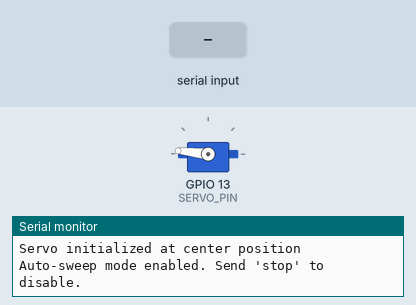
Simulated run of this sketch. Board: ESP32. Shown: servo, the last lines printed to the serial monitor. The inputs (shaded band) are chosen by the test bench.

Above: at 1.78 s.
1.8 s: "right\n" received over Serial
At 3.0 s:
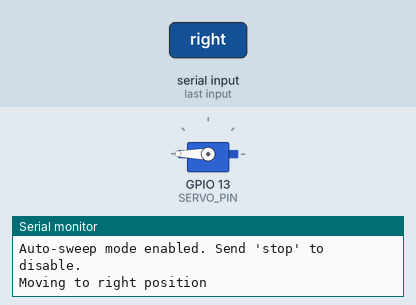
3.3 s: "left\n" received over Serial
At 3.76 s:
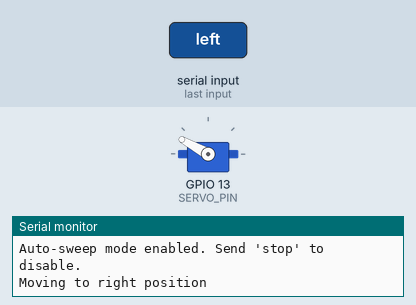
6.3 s: "center\n" received over Serial
At 8.2 s:
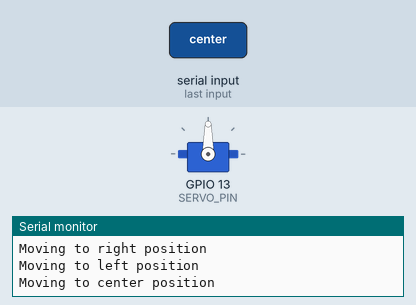
9.3 s: "shake\n" received over Serial
At 9.4 s:
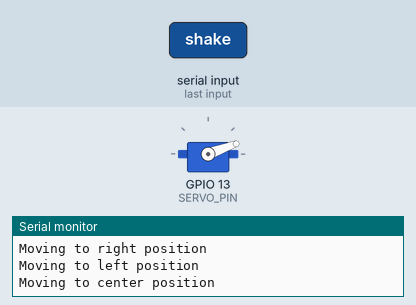
Timing chart, 0 to 12.3 s (numbered marks = the images above; inputs shaded):
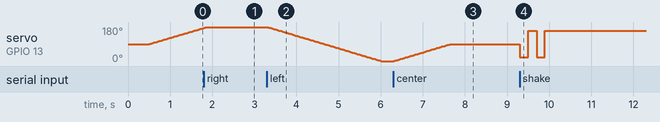

Measured:
- after the input at 1.8 s, servo on GPIO 13 (SERVO_PIN): goes on until 1.9 s, then stays 180°
- after the input at 3.3 s, servo on GPIO 13 (SERVO_PIN): moves from 180° to 0° over 2.7 s, starting at once
- after the input at 6.3 s, servo on GPIO 13 (SERVO_PIN): moves from 0° to 90° over 1.3 s, starting at once
- after the input at 9.3 s, servo on GPIO 13 (SERVO_PIN): alternates 160° for 0.20 s and 20° for 0.20 s, 4 changes in all, then stays 160°, starting at once

The sketch:

esp32_servo_test.ino
```cpp
/*******************************************************
 * ESP32 Servo Test
 *
 * A simple test to verify that the servo motor is working correctly
 * with your ESP32 before integrating with the EmoDeskBot.
 *
 * This sketch will:
 * 1. Sweep the servo from left to right and back continuously
 * 2. Allow control via Serial monitor (commands: left, right, center, shake)
 *
 * Hardware:
 * - Connect servo signal wire to GPIO 13 (can be changed below)
 * - Make sure servo is properly powered (5V and GND)
 *******************************************************/

#include <ESP32Servo.h>

// ----- Servo Settings -----
#define SERVO_PIN      13    // GPIO pin for servo control
#define SERVO_MIN_POS  0     // Minimum angle (left position)
#define SERVO_CENTER   90    // Center position
#define SERVO_MAX_POS  180   // Maximum angle (right position)
#define SERVO_MOVE_DELAY 15  // Delay between each degree of movement for smooth motion

// Create servo object
Servo headServo;

// Track current position
int currentPosition = SERVO_CENTER;

// Flag to control auto-sweep mode
bool autoSweepMode = true;

// Timing for smooth movements
unsigned long lastMoveTime = 0;
int sweepDirection = 1; // 1 = increasing angle, -1 = decreasing angle

void setup() {
  // Initialize serial for debugging and control
  Serial.begin(115200);
  delay(500);
  Serial.println("\n\nESP32 Servo Test");
  Serial.println("------------------");
  Serial.println("Commands: left, right, center, shake, sweep, stop");

  // Initialize servo
  ESP32PWM::allocateTimer(0);
  headServo.setPeriodHertz(50);    // Standard 50hz servo
  headServo.attach(SERVO_PIN, 500, 2400); // Attach to pin with min/max microsecond range

  // Center the servo at startup
  moveHeadTo(SERVO_CENTER);
  Serial.println("Servo initialized at center position");
  Serial.println("Auto-sweep mode enabled. Send 'stop' to disable.");
}

void loop() {
  // Check for serial commands
  if (Serial.available() > 0) {
    String command = Serial.readStringUntil('\n');
    command.trim();

    if (command == "left") {
      autoSweepMode = false;
      moveHeadLeft();
      Serial.println("Moving to left position");
    }
    else if (command == "right") {
      autoSweepMode = false;
      moveHeadRight();
      Serial.println("Moving to right position");
    }
    else if (command == "center") {
      autoSweepMode = false;
      moveHeadCenter();
      Serial.println("Moving to center position");
    }
    else if (command == "shake") {
      autoSweepMode = false;
      moveHeadLeftRight();
      Serial.println("Performing head shake");
    }
    else if (command == "sweep") {
      autoSweepMode = true;
      Serial.println("Auto-sweep mode enabled");
    }
    else if (command == "stop") {
      autoSweepMode = false;
      Serial.println("Auto-sweep mode disabled");
    }
    else {
      // Try to parse as a number for direct angle control
      int angle = command.toInt();
      if (angle >= 0 && angle <= 180) {
        autoSweepMode = false;
        moveHeadTo(angle);
        Serial.println("Moving to angle: " + String(angle));
      } else {
        Serial.println("Unknown command: " + command);
        Serial.println("Available commands: left, right, center, shake, sweep, stop, or a number 0-180");
      }
    }
  }

  // Auto-sweep mode (if enabled)
  if (autoSweepMode) {
    unsigned long currentTime = millis();
    if (currentTime - lastMoveTime >= SERVO_MOVE_DELAY) {
      lastMoveTime = currentTime;

      // Update position based on direction
      currentPosition += sweepDirection;

      // Check if we reached min/max and reverse direction
      if (currentPosition >= SERVO_MAX_POS) {
        currentPosition = SERVO_MAX_POS;
        sweepDirection = -1;
        Serial.println("Reversing direction at max");
      }
      else if (currentPosition <= SERVO_MIN_POS) {
        currentPosition = SERVO_MIN_POS;
        sweepDirection = 1;
        Serial.println("Reversing direction at min");
      }

      // Move servo to new position
      headServo.write(currentPosition);
    }
  }
}

// Move head to specific position smoothly
void moveHeadTo(int position) {
  // Constrain position to valid range
  position = constrain(position, SERVO_MIN_POS, SERVO_MAX_POS);

  // Move smoothly - step by step
  if (position > currentPosition) {
    // Moving right
    for (int pos = currentPosition; pos <= position; pos++) {
      headServo.write(pos);
      delay(SERVO_MOVE_DELAY);
    }
  } else if (position < currentPosition) {
    // Moving left
    for (int pos = currentPosition; pos >= position; pos--) {
      headServo.write(pos);
      delay(SERVO_MOVE_DELAY);
    }
  }

  // Update current position
  currentPosition = position;
}

// Move head to left position
void moveHeadLeft() {
  moveHeadTo(SERVO_MIN_POS);
}

// Move head to center position
void moveHeadCenter() {
  moveHeadTo(SERVO_CENTER);
}

// Move head to right position
void moveHeadRight() {
  moveHeadTo(SERVO_MAX_POS);
}

// Head shake animation (left-right-center)
void moveHeadLeftRight() {
  // Quick movements for shaking
  headServo.write(SERVO_MIN_POS + 20);
  delay(200);
  headServo.write(SERVO_MAX_POS - 20);
  delay(200);
  headServo.write(SERVO_MIN_POS + 20);
  delay(200);
  headServo.write(SERVO_MAX_POS - 20);
  delay(200);

  // Return to center
  moveHeadCenter();

  // Update position tracking
  currentPosition = SERVO_CENTER;
} 
```
